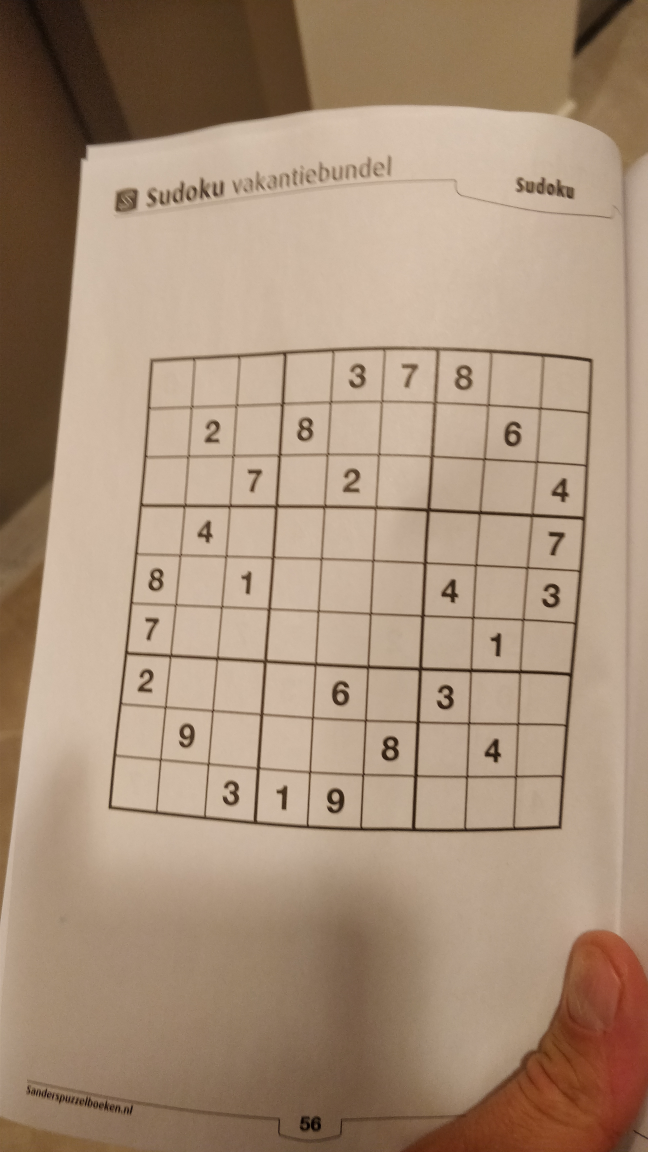
#> input picture sudoku_images/IMG_20191115_074223.jpg, 2592 x 4608 px, found by its file name (shown at 1/4 size); its folder holds only this picture in this run
$ python sudoku.py   (older library calls are emulated)
#> lines starting #> are read from the running program, lines starting #| are printed output that depends on the picture
### sudoku_imgreader.py
import numpy as np
import os
import cv2 as cv


# https://stackoverflow.com/questions/59182827/how-to-get-the-cells-of-a-sudoku-grid-with-opencv
# https://stackoverflow.com/questions/10196198/how-to-remove-convexity-defects-in-a-sudoku-square

#example of finding what point is top-left, top-right etc.
# usefull to create a consistent grid in__find_gridpoints__
#https://www.pyimagesearch.com/2014/08/25/4-point-opencv-getperspective-transform-example/


class sudoku_image:
    '''use to open an image of a sudoku, transform it so that only
    the sudoku is visible and the values can be read '''

    def __init__(self, image = None):
        self.original =       cv.imread(image)
        self.image =          cv.GaussianBlur(self.original, (5, 5), 0) # blur image to remove imperfections and make it easier to convert
        self.result =         None # the final output, in greyscale
        self.contour =        None # the four cardinal points of the sudoku

        # populate the above parameters
        self.__pre_processing__()
        self.__process_img__()

    def __pre_processing__(self):
        '''
        pre-processing  mask all parts of the image that are not a sudoku and
        sets self.result to that Value
        forthermore, it calculates the cardinal points of the sodoku and returns
        those as self.contour
        '''

        gray =          cv.cvtColor(self.image, cv.COLOR_BGR2GRAY) # convert to greyscale for easy processing
        mask =          np.zeros((gray.shape), np.uint8) # create a complely black mask the same size as the image
        kernel1 =       cv.getStructuringElement(cv.MORPH_ELLIPSE, (11,11))

        close =         cv.morphologyEx(gray,cv.MORPH_CLOSE, kernel1)
        div =           np.float32(gray)/(close)
        image =         np.uint8(cv.normalize(div, div, 0, 255, cv.NORM_MINMAX)) # normalise the image to remove extreme shadows

        # find the outline of the sudoku
        thresh =        cv.adaptiveThreshold(image,255,0,1,19,2)
        contour, _ =    cv.findContours(thresh, cv.RETR_TREE, cv.CHAIN_APPROX_SIMPLE)

        # find the largest contour in the set of all contours
        max_area = 0
        best_cnt = None
        for cnt in contour:
            area = cv.contourArea(cnt)
            if area > 1000:
                if area > max_area:
                    max_area = area
                    best_cnt = cnt

        correction = 0.1
        epsilon =   correction*cv.arcLength(best_cnt,True)
        cont_pnts = cv.approxPolyDP(best_cnt,epsilon,True).reshape((4,2))

        self.contour = self.__order_winding__(cont_pnts)

        cv.drawContours(mask,[best_cnt],0,255,-1)
        cv.drawContours(mask,[best_cnt],0,0,2)

        self.result = cv.bitwise_and(image, mask)

    def __process_img__(self):

        self.warped_grid =    self.__find_gridpoints__(self.find_aprox_gridpoints())
        self.cell_images = self.__restore_warp__()

    def find_aprox_gridpoints(self):
        # detect the grid in the puzzle. a gridline is an aproximately straight
        # line that has a much larger width component than a height
        # component (or vice versa). The ratio should be at least 1:5

        # the function first looks for all the vertical gridlines and then the
        # horizontal gridlines.

        # finally it combines both to arrive at the final set of gridpoints

        ### verticals ###
        kernelx = cv.getStructuringElement(cv.MORPH_RECT,(2,10))
        dx = cv.Sobel(self.result, cv.CV_16S,1,0)
        dx = cv.convertScaleAbs(dx)
        cv.normalize(dx,dx,0,255,cv.NORM_MINMAX)
        ret,close = cv.threshold(dx,0,255,cv.THRESH_BINARY+cv.THRESH_OTSU)
        close = cv.morphologyEx(close,cv.MORPH_DILATE,kernelx,iterations = 1)

        contour, hier = cv.findContours(close,cv.RETR_EXTERNAL,cv.CHAIN_APPROX_SIMPLE)
        for cnt in contour:
            x,y,w,h = cv.boundingRect(cnt)
            if h/w > 5:
                cv.drawContours(close,[cnt],0,255,-1)
            else:
                cv.drawContours(close,[cnt],0,0,-1)
        close = cv.morphologyEx(close,cv.MORPH_CLOSE,None,iterations = 2)
        verticals = close.copy()

        ### horizontals ###
        kernely = cv.getStructuringElement(cv.MORPH_RECT,(10,2))
        dy = cv.Sobel(self.result, cv.CV_16S,0,2)
        dy = cv.convertScaleAbs(dy)
        cv.normalize(dy,dy,0,255,cv.NORM_MINMAX)
        ret,close = cv.threshold(dy,0,255,cv.THRESH_BINARY+cv.THRESH_OTSU)
        close = cv.morphologyEx(close,cv.MORPH_DILATE,kernely)

        contour, hier = cv.findContours(close,cv.RETR_EXTERNAL,cv.CHAIN_APPROX_SIMPLE)
        for cnt in contour:
            x,y,w,h = cv.boundingRect(cnt)
            if w/h > 5:
                cv.drawContours(close,[cnt],0,255,-1)
            else:
                cv.drawContours(close,[cnt],0,0,-1)
        close = cv.morphologyEx(close,cv.MORPH_DILATE,None,iterations = 2)
        horizontals = close.copy()

        ### join the two images to get the gridpoints ###
        return cv.bitwise_and(verticals,horizontals)

    def __find_gridpoints__(self, grid_point_img):

        #draw a contour around each of the gridoints we found
        #and calculate the center of mass for the contour and add that to the
        #list centroids
        #ignore contours with no mass
        contour, _  = cv.findContours(grid_point_img, cv.RETR_LIST, cv.CHAIN_APPROX_SIMPLE)
        centroids   = []
        for cnt in contour:
            mom = cv.moments(cnt)
            try:
                (x,y) = int(mom['m10']/mom['m00']), int(mom['m01']/mom['m00'])
                cv.circle(self.result,(x,y),4,(0,255,0),-1)
                centroids.append((x,y))
            except ZeroDivisionError:
                pass

        centroids = np.array(centroids, dtype = "float32")
        centroids[np.argsort(centroids[0:,1])]

        # next, based on the countour of the image, calculate the approx
        # location of the gridpoints, based on the fact that there should be
        # a 9x9 grid.
        #then check the found centroids againts the aprox location of the gridoints
        # and assign the closest value to that point
        # this also eliminates any false positives we may have found
        # and makes a best guess for any gridpoints we may have missed
        grid_array = np.zeros(shape = (10,10,2), dtype = "float32")
        o_pnt = self.contour[0]
        x_end = self.contour[1]
        y_end = self.contour[3]
        vector = [[x,y] for x, y in zip(np.linspace(o_pnt[0], x_end[0],10), np.linspace(o_pnt[1], x_end[1],10))]
        add_vector = [[x,y] for x, y in zip(np.linspace(0, y_end[0]-o_pnt[0],10), np.linspace(0, y_end[1]-o_pnt[1],10))]
        for i, v in enumerate(add_vector):
            row = np.around([[vec[0]+v[0] , vec[1]+v[1]] for vec in vector])
            grid_array[i] = row

        grid_array = grid_array.reshape((100,2))
        for i, gp in enumerate(grid_array):
            closest_gp, _ = self.__find_closest_dist__(centroids, gp)
            if closest_gp is not None:
                grid_array[i] = closest_gp

        grid_array = grid_array.astype('float32')
        return grid_array.reshape((10,10,2))

    def __find_closest_dist__(self, gridpoints, point):
        # find the cosest point in an array of gridpoints to another point
        # using the least squares method.
        closest_dist = float('inf')
        closest_gp = None
        for gp in gridpoints:
            dist_sqr = (gp[0]-point[0])**2 + (gp[1]-point[1])**2
            if dist_sqr < closest_dist:
                gp = closest_gp
                closest_dist = dist_sqr
        return closest_gp, closest_dist

    def __restore_warp__(self):
        # unwarp a sudoku cell and retusn an array of cells that can be easily
        # compined to create a new image


        #size is the smallest dimension of the sudoku devided by 9
        cell_size = int(min( (max(self.contour[:,0])-min(self.contour[:,0]))//9,
                             (max(self.contour[:,1])-min(self.contour[:,1]))//9))
#        print('cell_size =', cell_size)

        result_cell = np.array([[0,0],
                                [cell_size-1,0],
                                [cell_size-1,cell_size-1],
                                [0,cell_size-1] ],
                                dtype="float32")

        ys, xs, _ = self.warped_grid.shape
        images = []

        for y in range(ys-1):
            for x in range(xs-1):
                #warped_gp is a set of orinial gridpoints orderd tl, tr, br, bl
                warped_cell = np.zeros((4, 2), dtype = "float32")
                warped_cell = self.warped_grid[y:y+2,x:x+2,:].reshape((4,2))
                warped_cell = self.__order_winding__(warped_cell)
                out_cell =    result_cell.copy()
                cell_img = self.__four_point_transform__(self.image, warped_cell, out_cell)

#                print('working on cell', y, x)
                images.append(cell_img)

        return images

    def __order_winding__(self, points):
        # return the points in the order tl, tr, br, bl
        s = points.sum(axis = 1)
        diff = np.diff(points, axis = 1)
        winding = np.zeros((4,2), dtype="float32")
        winding[0] = points[np.argmin(s)]
        winding[2] = points[np.argmax(s)]
        winding[1] = points[np.argmin(diff)]
        winding[3] = points[np.argmax(diff)]
        return winding

    def __four_point_transform__(self, image, original, result):
        # apply transform to a given warped cell and retun the cell image
        # assume cells are allways organised tl, tr, br, bl
        #  tr  tl
        #  br  bl
        width =  result[1][0] - result[0][0]
        height = result[3][1] - result[0][1]

        M =      cv.getPerspectiveTransform(original, result)
        return   cv.warpPerspective(image, M, (width, height))

    # [30 lines left out: functions add_cell_number, show_image, not called in this run]

    def cells_to_numbers(self, images = None):
        '''
        take a processed sudoku image and perform OCR on it to find the cells
        that contain a number. output a string that can be read using sudoku_image
        lib.

        '''
        if images == None:
            images = self.cell_images

        #load and create the model
        sampleData = 'generalsamples.data'
        responseData = 'generalresponses.data'

        sudoku_numbers = []

        samples = np.loadtxt(sampleData,np.float32)
        responses = np.loadtxt(responseData,np.float32)
        responses = responses.reshape((responses.size,1))

        model = cv.ml.KNearest_create()
        model.train(samples, cv.ml.ROW_SAMPLE, responses)

        for i, img in enumerate(images):
            string = '.'

            # pre-processing
            grey = cv.cvtColor(img, cv.COLOR_BGR2GRAY)
            blur = cv.GaussianBlur(grey,(5,5),0)
            thresh = cv.adaptiveThreshold(blur,255,1,1,11,2)

            # find the contours
            contours, _ = cv.findContours(thresh,cv.RETR_LIST,cv.CHAIN_APPROX_SIMPLE)

            for cnt in contours:
                [x,y,w,h] = cv.boundingRect(cnt)
                # potential optimization: turn these criteria into variables...
                # n.b. area of smallest digit, 1, is aprox 700 pixels

                if cv.contourArea(cnt)>500 and w < 100:
                    roi = thresh[y:y+h,x:x+w]
                    roismall = cv.resize(roi,(10,10))
                    roismall = roismall.reshape((1,100))
                    roismall = np.float32(roismall)
                    retval, results, neigh_resp, dists = model.findNearest(roismall, k = 1)
                    string = str(int((results[0][0])))

            sudoku_numbers.append(string)
        return ''.join(sudoku_numbers)

def scale_img(image, pct):
    '''return an image resized by x percent'''
    return cv.resize(image, (int(image.shape[1]*pct), int(image.shape[0]*pct)))

# [17 lines left out: functions test_image, loop_images, not called in this run]


# [2 lines that do not run on import are left out]

### sudoku.py
import sudoku_solver
import sudoku_imgreader
import os


def solve_sudoku(file):
    sudoku_pic = sudoku_imgreader.sudoku_image(file)
    numbers = sudoku_pic.cells_to_numbers()
    puzzle = sudoku_solver.sudokutable()
    puzzle.parse(numbers)
#    sudoku_pic.show_image()
    while not puzzle.solved():
        cell = puzzle.solve_next()
        sudoku_pic.add_cell_number(cell.id, str(cell.value()))
#    sudoku_pic.show_image()


def main():
    path = '/home/marc/projects/sudoku_solver/sudoku_images/'
    files = [f for f in os.listdir(path) if f.endswith('.jpg') ]
    files =sorted(files)
    for f in files:
        file_str = path+f
        print('attempting to open', file_str)
        solve_sudoku(file_str)
#> this loop made 1 pass
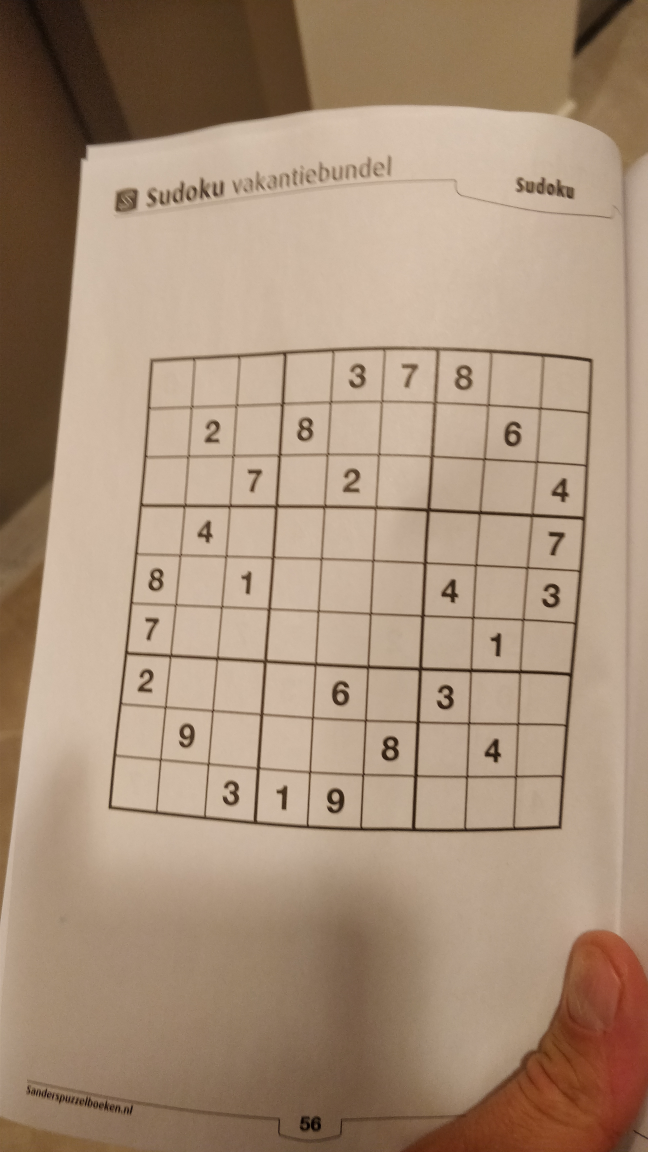
#> input picture sudoku_images/IMG_20191115_074223.jpg, 2592 x 4608 px, found by its file name (shown at 1/4 size)
#> pass 1, in __pre_processing__, `gray =          cv.cvtColor(self.image, cv.COLOR_BGR2GRAY)`:
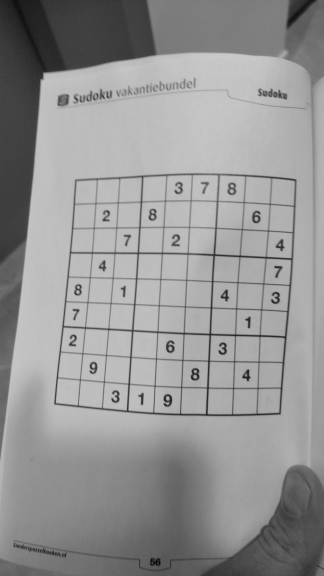
#> gray: shape (4608, 2592) (shown at 1/8 size); min 1, max 205, mean 148.3
#> pass 1, in __pre_processing__, `div =           np.float32(gray)/(close)`:
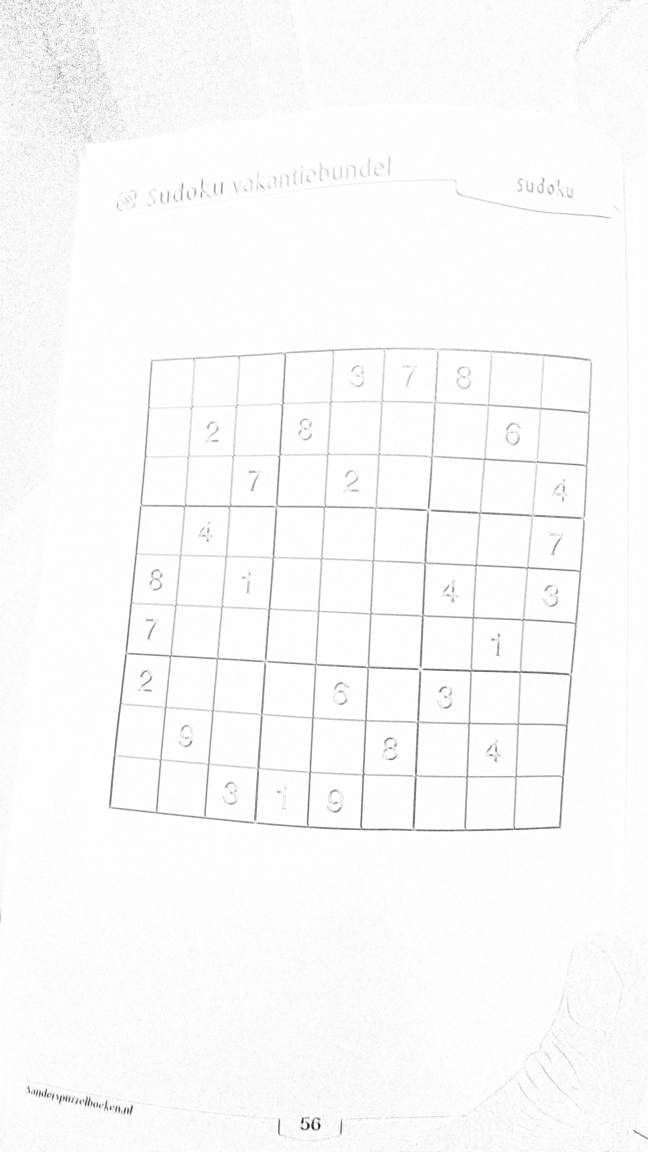
#> div: shape (4608, 2592) float32 (shown at 1/4 size); min 0.0476, max 1, mean 0.983

if __name__ ==  '__main__':
#> (the run stopped early here; a loop or call above may not have finished)

$ run again, on sudoku_images/IMG_20191115_074515.jpg
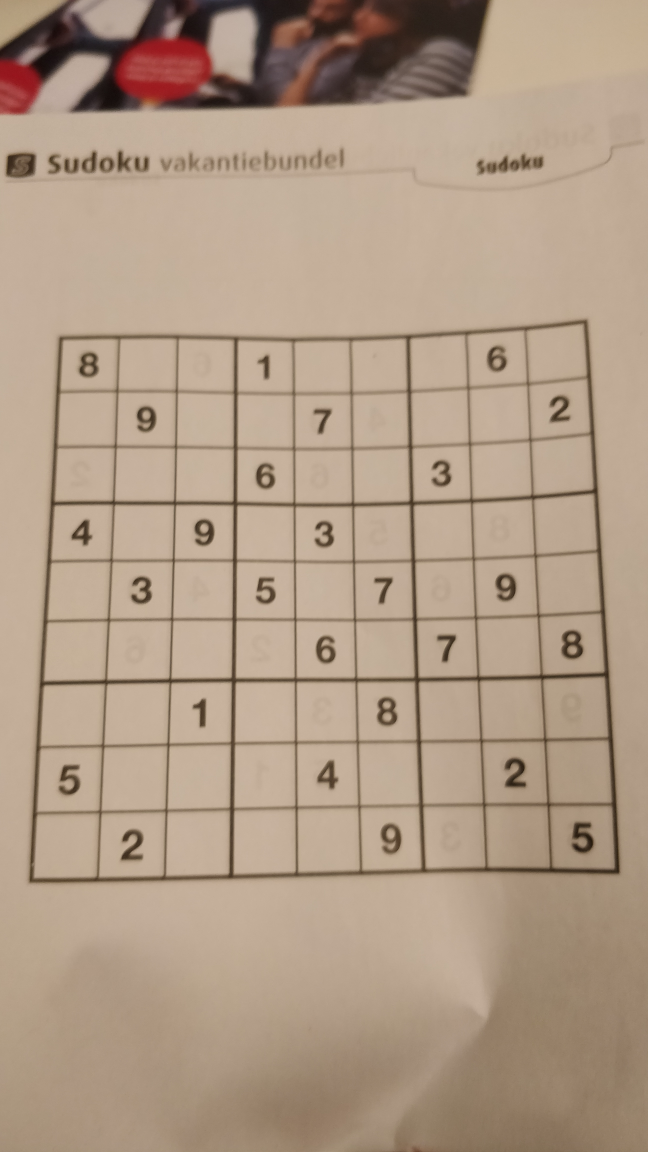
#> input picture sudoku_images/IMG_20191115_074515.jpg, 2592 x 4608 px, found by its file name (shown at 1/4 size)
#> the loop in main, `for f in files:` made 1 pass
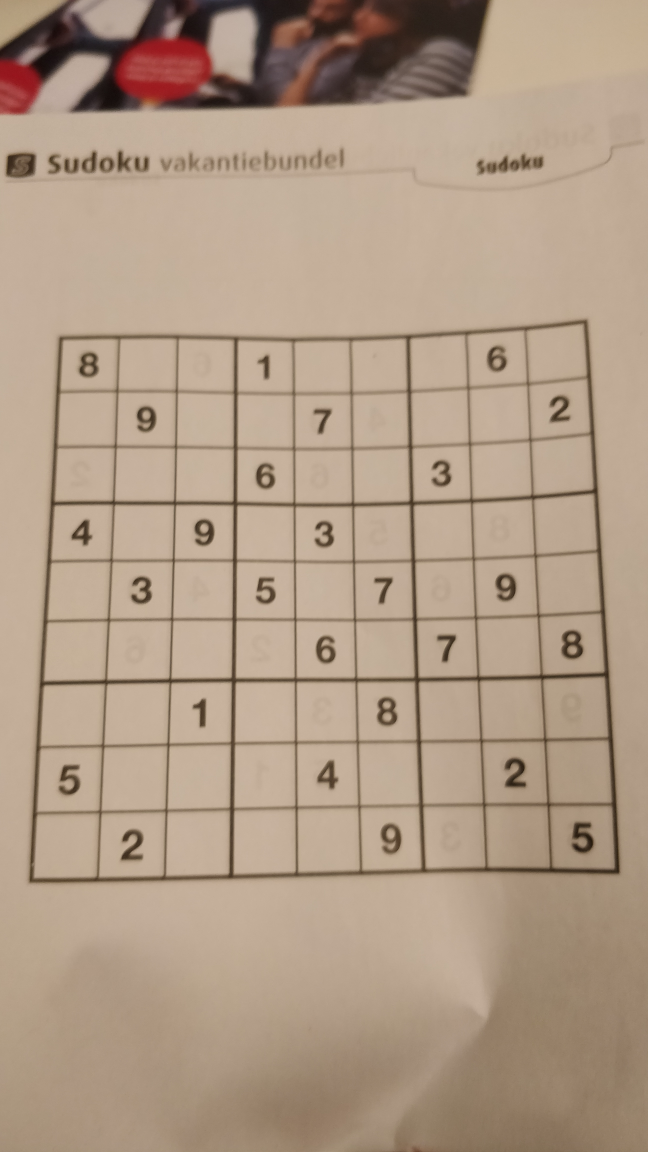
#> input picture sudoku_images/IMG_20191115_074515.jpg, 2592 x 4608 px, found by its file name (shown at 1/4 size)
#> pass 1, in __pre_processing__, `gray =          cv.cvtColor(self.image, cv.COLOR_BGR2GRAY)`:
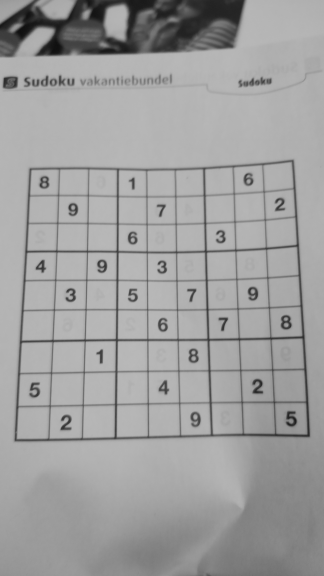
#> gray: shape (4608, 2592) (shown at 1/8 size); min 13, max 186, mean 158.6
#> pass 1, in __pre_processing__, `div =           np.float32(gray)/(close)`:
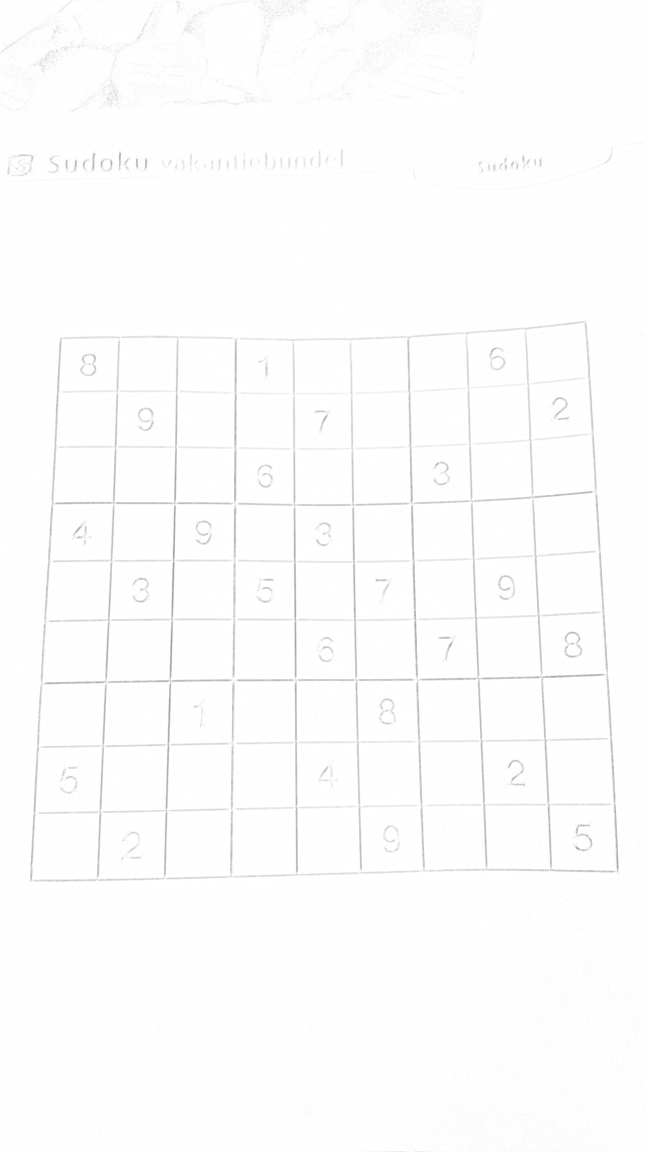
#> div: shape (4608, 2592) float32 (shown at 1/4 size); min 0.545, max 1, mean 0.991
